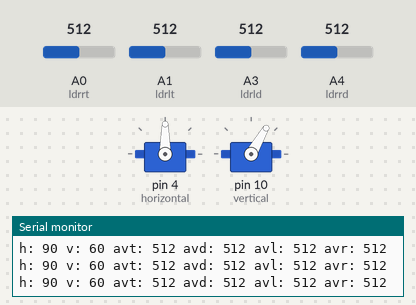
Recording of a sketch running on a simulated Arduino Uno, built with avr-gcc and run on an emulated ATmega328P. Parts: 2 × servo, the last lines printed to the serial monitor. Inputs (shaded band) come from the test bench; at power-on: A0 (ldrrt) = 512, A4 (ldrrd) = 512, A1 (ldrlt) = 512, A3 (ldrld) = 512.

Above: at 1.2 s.
1.3 s: A0 (ldrrt) set to 532
At 1.93 s:
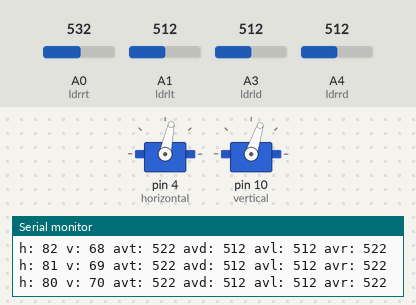
4.3 s: A4 (ldrrd) set to 539
At 7.0 s:
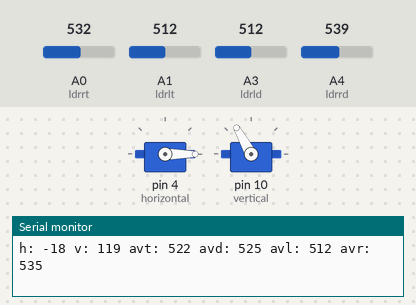
7.3 s: A1 (ldrlt) set to 539
At 9.7 s:
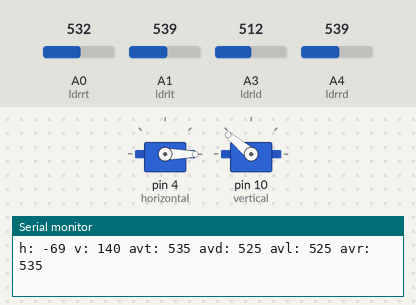
10.3 s: A3 (ldrld) set to 716
At 12.51 s:
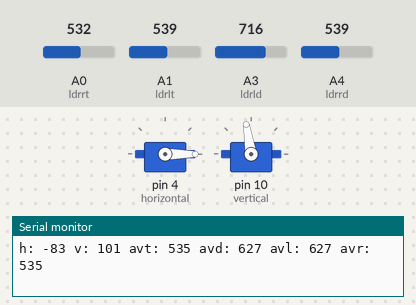
13.3 s: A1 (ldrlt) set to 716
At 14.1 s:
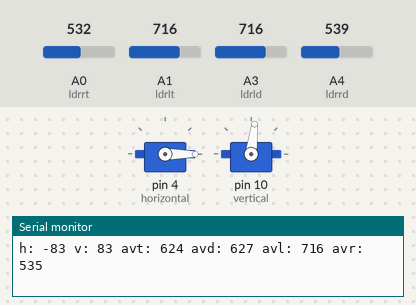
14.8 s: A4 (ldrrd) set to 992
At 15.47 s:
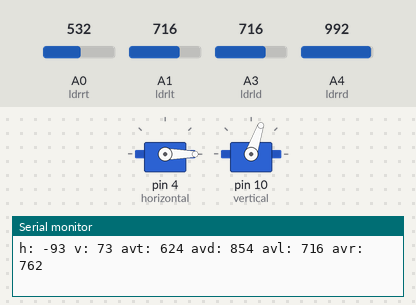
Timing chart, 0 to 18.8 s (numbered marks = the images above; inputs shaded):
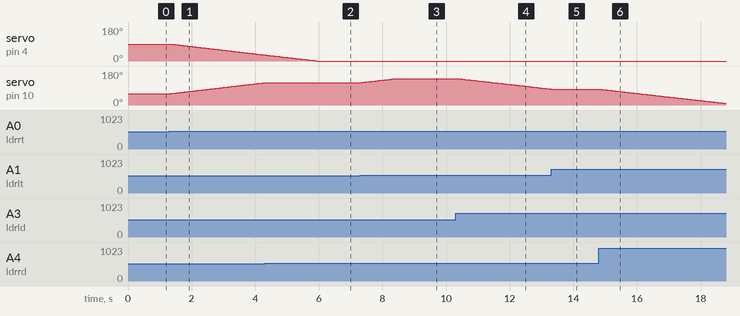

The sketch:

sketch_feb05a.ino
```cpp
#include <Servo.h>

Servo horizontal;
int servoh = 90;

int servohLimitHigh = 180;
int servohLimitLow = 0;

Servo vertical;
int servov = 60;

int servovLimitHigh = 140;
int servovLimitLow = 0;

int ldrlt = A1; //LDR top left - BOTTOM LEFT
int ldrrt = A0; //LDR top rigt - BOTTOM RIGHT
int ldrld = A3; //LDR down left - TOP LEFT
int ldrrd = A4; //ldr down rigt - TOP RIGHT


int tol = 5;

void setup()
{
  Serial.begin(9600);

  horizontal.attach(4);
  vertical.attach(10);
  horizontal.write(servoh);
  vertical.write(servov);
}

void loop()
{
  int lt = analogRead(ldrlt); // top left
  int rt = analogRead(ldrrt); // top right
  int ld = analogRead(ldrld); // down left
  int rd = analogRead(ldrrd); // down rigt

  int avt = (lt + rt) / 2; // average value top
  int avd = (ld + rd) / 2; // average value down
  int avl = (lt + ld) / 2; // average value left
  int avr = (rt + rd) / 2; // average value right

  int dvert = abs(avt - avd); // check the diffirence of up and down
  int dhoriz = abs(avl - avr);// check the diffirence of left and right

  Serial.print("avt: ");
  Serial.print(avt);
  Serial.print(" ");
  Serial.print("avd: ");
  Serial.print(avd);
  Serial.print(" ");
  Serial.print("avl: ");
  Serial.print(avl);
  Serial.print(" ");
  Serial.print("avr: ");
  Serial.println(avr);

  Serial.print("h: ");
  Serial.print(servoh);
  Serial.print(" ");
  Serial.print("v: ");
  Serial.print(servov);
  Serial.print(" ");

  if (dhoriz > tol)
  {
    if (avl > avr)
    {
      if (servoh - 1 >= servohLimitLow) servoh++;

    }
    else if (avl < avr)
    {
      if (servoh + 1 <= servohLimitHigh) servoh--;

    }
    horizontal.write(servoh);
  }

  if (dvert > tol)
  {
    if (avt > avd)
    {
      if (servov + 1 <= servovLimitHigh) servov++;

    }
    else if (avt < avd)
    {
      if (servov - 1 >= servovLimitLow) servov--;

    }
    vertical.write(servov);
  }
}
```

Measured:
- the behaviour switches between 523 and 524 on A0 (ldrrt) (found by bisection; images 0 and 1)
- the behaviour switches between 521 and 522 on A4 (ldrrd) (found by bisection; images 1 and 2)
- the behaviour switches between 529 and 530 on A1 (ldrlt) (found by bisection; images 2 and 3)
- after the input at 1.3 s, servo on pin 4 (horizontal): moves from 90° to 32° over 2.9 s, starting after 0.06 s; servo on pin 10 (vertical): moves from 60° to 118° over 2.9 s, starting after 0.06 s
- after the input at 4.3 s, servo on pin 10 (vertical): goes on until 4.3 s, then stays 119°
- after the input at 7.3 s, servo on pin 10 (vertical): moves from 119° to 140° over 1.1 s, starting after 0.06 s
- after the input at 10.3 s, servo on pin 10 (vertical): moves from 140° to 84° over 2.9 s, starting after 0.08 s
- after the input at 13.3 s, servo on pin 10 (vertical): goes on until 13.3 s, then stays 83°
- after the input at 14.8 s, servo on pin 10 (vertical): moves from 83° to 9° over 3.9 s, starting after 0.10 s
